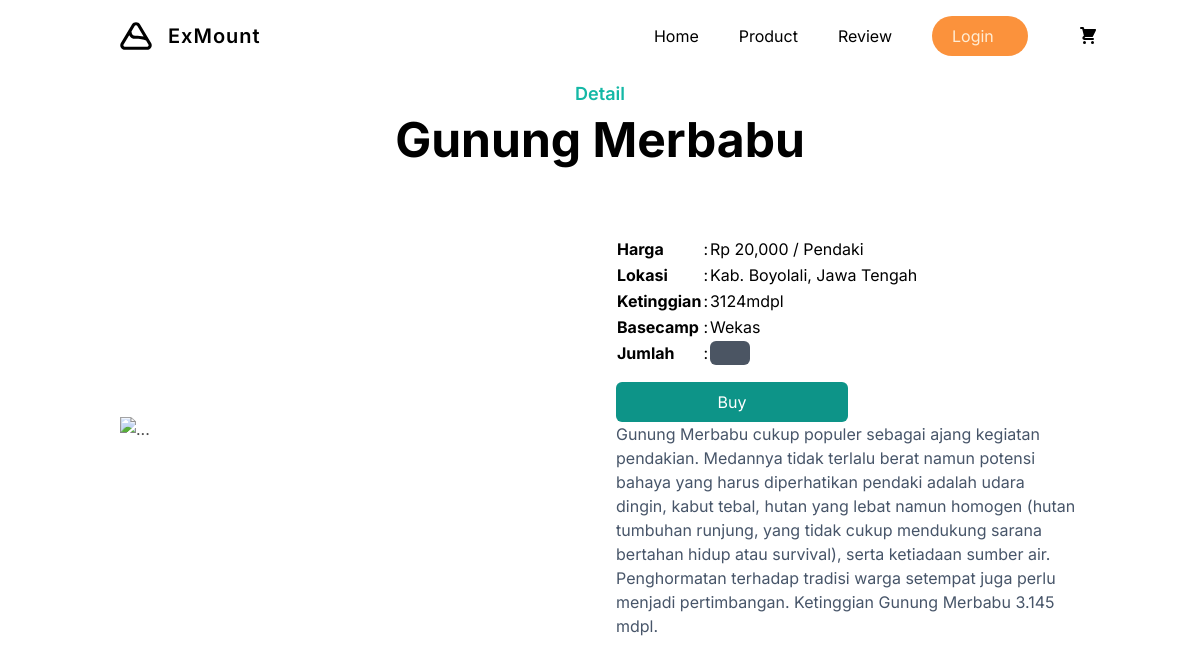
The app's page /Tailwind/public/detail.php?id=7, older data.
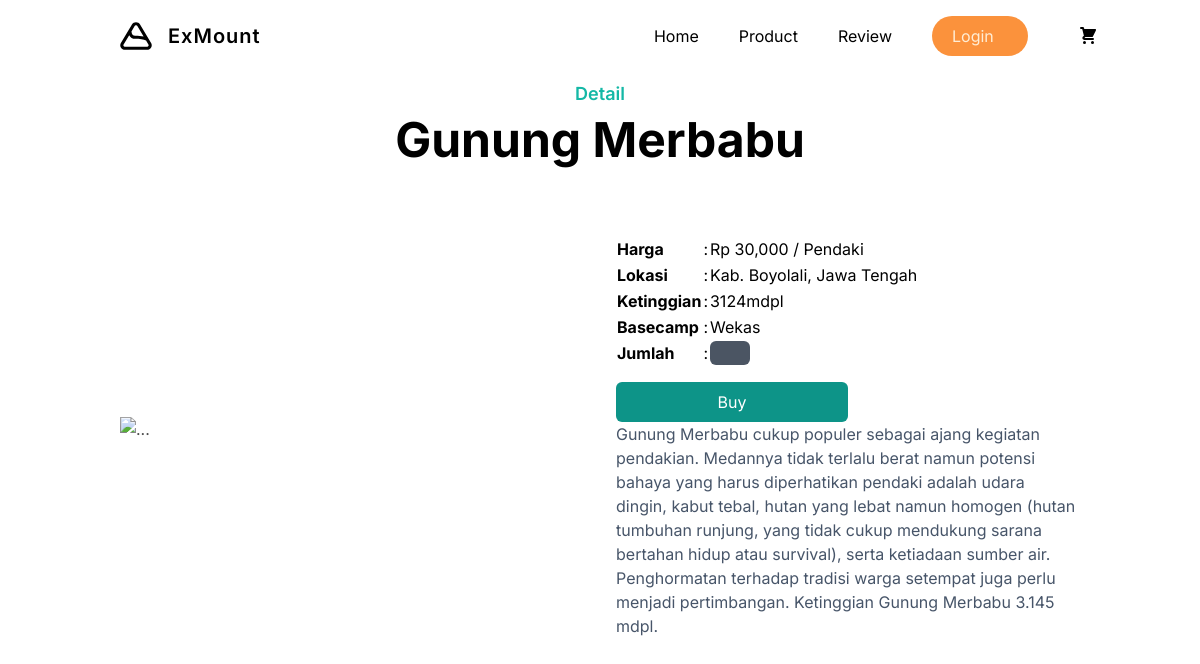
The same page, newer data.
### tables this page shows
CREATE TABLE `mount` (
  `id_mount` int(11) NOT NULL,
  `nama_mount` varchar(30) NOT NULL,
  `lokasi_mount` varchar(100) NOT NULL,
  `foto_mount1` varchar(100) NOT NULL,
  `foto_mount2` varchar(100) NOT NULL,
  `foto_mount3` varchar(100) NOT NULL,
  `harga_tiket` int(11) NOT NULL,
  `desk_mount` text NOT NULL
);

### Tailwind/public/detail.php (the view, shortened to what this page needs)
<?php
include 'fungsi.php';
$id_mount = $_GET["id"];
$ambil = $koneksi->query("SELECT * FROM mount WHERE id_mount ='$id_mount'");
$detail = $ambil->fetch_assoc();
?>
<!DOCTYPE html>
<html lang="en">
<head>
    <link rel="stylesheet" href="./css/style.css">
</head>
<body>
    <?php include 'navbar.php'; ?>
    <section class="pt-20">
        <div class="container">
            <div class="w-full px-4">
                <div class="max-w-xl mx-auto text-center">
                    <h4 class="font-semibold text-lg mb-2 text-teal-500">Detail</h4>
                    <h2 class="font-bold text-dark text-3xl sm:text-4xl lg:text-5xl pb-4"><?php echo $detail['nama_mount']; ?></h2>
                </div>
            </div>
            <div class="flex flex-wrap">
                <div class="w-full self-center px-4 lg:w-1/2 my-10">
                    <div id="controls-carousel" class="relative" data-carousel="static">
                        <div class="overflow-hidden relative h-48 rounded-lg sm:h-64 xl:h-80 2xl:h-96">
                            <div class="duration-700 ease-in-out absolute inset-0 transition-all transform translate-x-0 z-20" data-carousel-item="active">
                                <img src="foto_mount/<?php echo $detail['foto_mount2']; ?>" class="block absolute top-1/2 left-1/2 w-full -translate-x-1/2 -translate-y-1/2" alt="...">
                            </div>
                        </div>
                        <button type="button" class="flex absolute top-0 left-0 z-30 justify-center items-center px-4 h-full cursor-pointer group focus:outline-none" data-carousel-prev="">
                            <span class="inline-flex justify-center items-center w-10 h-10 rounded-full bg-white/30 dark:bg-gray-800/30 group-hover:bg-white/50 dark:group-hover:bg-gray-800/60 group-focus:ring-4 group-focus:ring-white dark:group-focus:ring-gray-800/70 group-focus:outline-none">
                                <svg class="w-6 h-6 text-white dark:text-gray-800" fill="none" stroke="currentColor" viewBox="0 0 24 24" xmlns="http://www.w3.org/2000/svg">
                                    <path stroke-linecap="round" stroke-linejoin="round" stroke-width="2" d="M15 19l-7-7 7-7"></path>
                                </svg>
                            </span>
                        </button>
                        <button type="button" class="flex absolute top-0 right-0 z-30 justify-center items-center px-4 h-full cursor-pointer group focus:outline-none" data-carousel-next="">
                            <span class="inline-flex justify-center items-center w-10 h-10 rounded-full bg-white/30 dark:bg-gray-800/30 group-hover:bg-white/50 dark:group-hover:bg-gray-800/60 group-focus:ring-4 group-focus:ring-white dark:group-focus:ring-gray-800/70 group-focus:outline-none">
                                <svg class="w-6 h-6 text-white dark:text-gray-800" fill="none" stroke="currentColor" viewBox="0 0 24 24" xmlns="http://www.w3.org/2000/svg">
                                    <path stroke-linecap="round" stroke-linejoin="round" stroke-width="2" d="M9 5l7 7-7 7"></path>
                                </svg>
                            </span>
                        </button>
                    </div>
                </div>
                <div class="w-full py-10 px-4 lg:w-1/2">
                    <form action="" method="post">
                        <table class="my-4">
                            <tr>
                                <td><b>Harga</b></td>
                                <td>:</td>
                                <td>Rp <?php echo number_format($detail['harga_tiket']); ?> / Pendaki</td>
                            </tr>
                            <tr>
                                <td><b>Lokasi</b></td>
                                <td>:</td>
                                <td><?php echo $detail['lokasi_mount']; ?></td>
                            </tr>
                            <tr>
                                <td><b>Ketinggian</b></td>
                                <td>:</td>
                                <td>3124mdpl</td>
                            </tr>
                            <tr>
                                <td><b>Basecamp</b></td>
                                <td>:</td>
                                <td>Wekas</td>
                            </tr>
                            <tr>
                                <td><b>Jumlah</b></td>
                                <td>:</td>
                                <td>
                                    <input type="number" name="jumlah" id="jumlah" min="1" class="w-10 pl-2 bg-gray-600 rounded-md outline-none">
                                </td>
                        </table>
                        <button name="beli" class="bg-teal-600 text-white p-2 rounded-md hover:opacity-80 w-1/2">Buy</button>
                    </form>
                    <p class="text-slate-600"><?php echo $detail['desk_mount']; ?></p>
                </div>
            </div>
        </div>
    </section>
</body>

Row changes from the older to the newer data that the page shows:
changed mount "Gunung Merbabu": harga_tiket "20,000" → "30,000"
